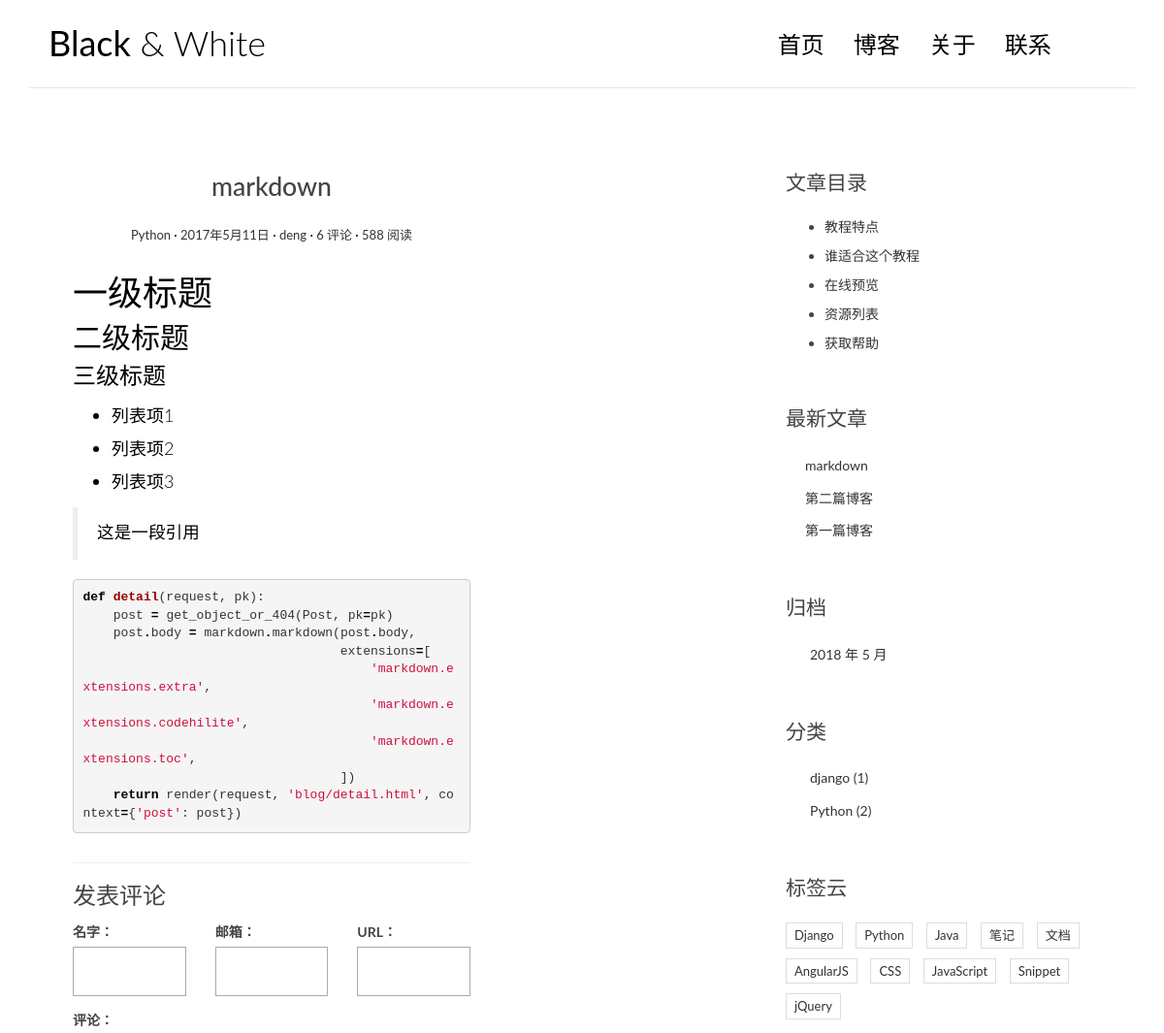
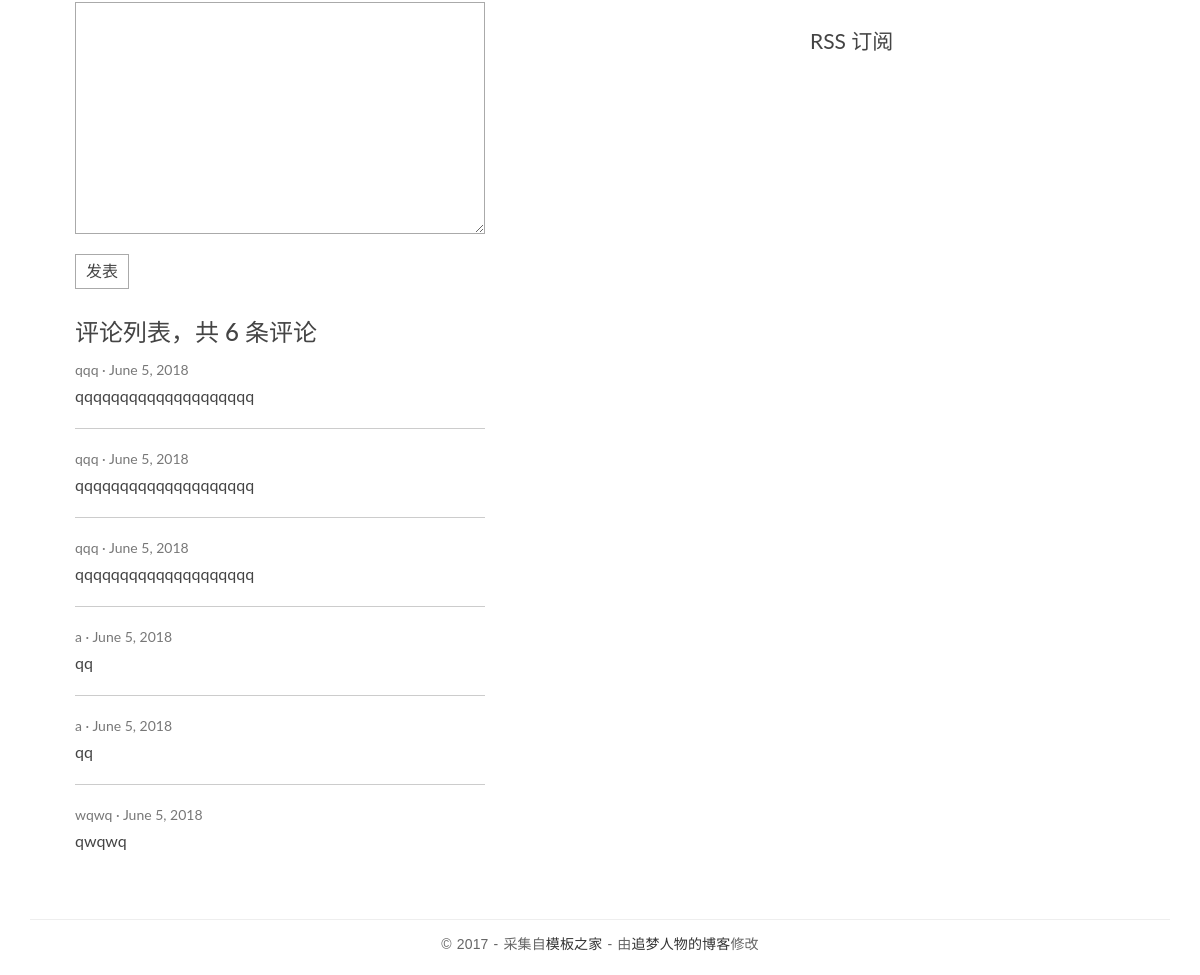
The app's page /post/4/ with its own data (2 pictures, top to bottom).
### blog/models.py (models this page shows, shortened)
class Post(models.Model):
    title = models.CharField(max_length=70)
    body = models.TextField()
    created_time = models.DateTimeField()
    modified_time = models.DateTimeField()
    excerpt = models.CharField(max_length=200, blank=True)
    category = models.ForeignKey(Category,on_delete=models.CASCADE)   #category是连接到文章那个表的，一个分类可以有很多个文章
    tags = models.ManyToManyField(Tag, blank=True)#同上，这是多对多
    author = models.ForeignKey(User,on_delete=models.CASCADE)#on_delete一定要加 新版本
    class Meta:
        ordering=['-created_time']

class Category(models.Model):
    name = models.CharField(max_length=100)

### comments/models.py (models this page shows, shortened)
class Comment(models.Model):
    name=models.CharField(max_length=100)
    created_time=models.DateField(auto_now_add=True)
    text = models.TextField()
    email = models.EmailField(max_length=255)
    url = models.URLField(blank=True)
    post=models.ForeignKey('blog.Post',on_delete=models.CASCADE)

### blog/views.py (the view)
# urls.py: path('post/<int:post_pk>/',views.detail, name='detail'),#这他妈的只能用下划线吗post_pk
def detail(request,post_pk):
    post1=Post.objects.annotate(comment_num=Count('comment'))####注意理解！！！！！！！！！！！！！！！！！！！！！！！！
    post = get_object_or_404(post1, pk=post_pk)###注意理解！！！！！！！！！！！！！
    post.body = markdown.markdown(post.body,
                                  extensions=[
                                     'markdown.extensions.extra',
                                     'markdown.extensions.codehilite',
                                     'markdown.extensions.toc',
                                  ])
    form = CommentForm()
    comment_list = post.comment_set.all()
    context = {'post': post,
               'form': form,
               'comment_list': comment_list
               }
    return render(request, 'blog/detail.html', context=context)

### comments/forms.py
class CommentForm(forms.ModelForm):
    class Meta:
        model = Comment
        fields = ['name', 'email', 'url', 'text']

### blog/templatetags/blog_tags.py (called while the page is built)
@register.simple_tag#修饰器的作用，加入功能
def get_recent_posts(num=5):
    return Post.objects.all()[:num]

@register.simple_tag
def archives():
    return Post.objects.dates('created_time', 'month', order='DESC')

@register.simple_tag
def get_categories():
    category_list = Category.objects.annotate(num_posts=Count('post'))#添加一个计数属性,QuerySet的方法中反向连接是直接用model的小写
    return category_list

### blog/templates/blog/detail.html (shortened to what this page needs)
{% extends 'base.html' %}
{% block main %}
    <main class="col-md-8">
        <article class="post post-{{post.pk}}">
            <header class="entry-header">
                <h1 class="entry-title">{{post.title}}</h1>
                <div class="entry-meta">
                    <span class="post-category"><a href="#">{{ post.category.name }}</a></span>
                    <span class="post-date"><a href="#"><time class="entry-date"
                                                              datetime="2012-11-09T23:15:57+00:00">2017年5月11日</time></a></span>
                    <span class="post-author"><a href="#">{{ post.author }}</a></span>
                    <span class="comments-link"><a href="#">{{post.comment_num}} 评论</a></span>
                    <span class="views-count"><a href="#">588 阅读</a></span>
                </div>
            </header>
            <div class="entry-content clearfix">
                {{ post.body|safe }}
            </div>
        </article>
        <section class="comment-area" id="comment-area">
            <hr>
            <h3>发表评论</h3>
            <form action="{% url 'comments:post_comment' post.pk %}" method="post" class="comment-form">
                <div class="row">
                    <div class="col-md-4">
                        <label for="{{ form.name.id_for_label }}">名字：</label>
                        {{ form.name }}
                    </div>
                    <div class="col-md-4">
                        <label for="{{ form.email.id_for_label }}">邮箱：</label>
                        {{ form.email }}
                    </div>
                    <div class="col-md-4">
                        <label for="{{ form.url.id_for_label }}">URL：</label>
                        {{ form.url }}
                    </div>
                    <div class="col-md-12">
                        <label for="{{ form.text.id_for_label }}">评论：</label>
                        {{ form.text }}
                        <button type="submit" class="comment-btn">发表</button>
                    </div>
                </div>
            </form>
            <div class="comment-list-panel">
                <h3>评论列表，共 <span>{{post.comment_num}}</span> 条评论</h3>
                <ul class="comment-list list-unstyled">
                    {% for comment in comment_list %}
                    <li class="comment-item">
                        <span class="nickname">{{comment.name}}</span>
                        <time class="submit-date" datetime="2012-11-09T23:15:57+00:00">{{comment.created_time}}</time>
                        <div class="text">
                            {{comment.text}}
                        </div>
                    </li>
                    {% empty %}
                    暂无评论
                    {% endfor %}
                </ul>
            </div>
        </section>
    </main>
{% endblock main %}
        {% block toc %}
        <div class="widget widget-content">
            <h3 class="widget-title">文章目录</h3>
            <ul>
                <li>
                    <a href="#">教程特点</a>
                </li>
                <li>
                    <a href="#">谁适合这个教程</a>
                </li>
                <li>
                    <a href="#">在线预览</a>
                </li>
                <li>
                    <a href="#">资源列表</a>
                </li>
                <li>
                    <a href="#">获取帮助</a>
                </li>
            </ul>
        </div>
        {% endblock toc %}

### blog/templates/base.html (shortened to what this page needs)
{% load staticfiles %}
{% load blog_tags %}
<!DOCTYPE html>
<html>
<head>
    <link rel="stylesheet" href="{% static 'blog/css/bootstrap.min.css' %}">
    <link rel="stylesheet" href="http://code.ionicframework.com/ionicons/2.0.1/css/ionicons.min.css">
    <link rel="stylesheet" href="{% static 'blog/css/pace.css' %}">
    <link rel="stylesheet" href="{% static 'blog/css/custom.css' %}">
    <link rel="stylesheet" href="{% static 'blog/css/highlights/github.css' %}">
</head>
<body>
<div class="container">
    <header id="site-header">
        <div class="row">
            <div class="col-md-4 col-sm-5 col-xs-8">
                <div class="logo">
                    <h1><a href="index.html"><b>Black</b> &amp; White</a></h1>
                </div>
            </div>
            <div class="col-md-8 col-sm-7 col-xs-4">
                <nav class="main-nav" role="navigation">
                    <div class="collapse navbar-collapse" id="bs-example-navbar-collapse-1">
                        <ul class="nav navbar-nav navbar-right">
                            <li class="cl-effect-11"><a href="index.html" data-hover="首页">首页</a></li>
                            <li class="cl-effect-11"><a href="full-width.html" data-hover="博客">博客</a></li>
                            <li class="cl-effect-11"><a href="about.html" data-hover="关于">关于</a></li>
                            <li class="cl-effect-11"><a href="contact.html" data-hover="联系">联系</a></li>
                        </ul>
                    </div>
                </nav>
            </div>
        </div>
    </header>
</div>
<div class="content-body">
    <div class="container">
        <div class="row">
            <main class="col-md-8">
                {% block main %}
                {% endblock main %}
            </main>
            <aside class="col-md-4">
                {% block toc %}
                {% endblock toc %}
                <div class="widget widget-recent-posts">
                    <h3 class="widget-title">最新文章</h3>
                    {% get_recent_posts as recent_post_list %}
                    <ul>
                        {% for post in recent_post_list %}
                        <li>
                            <a href="{%url 'blog:detail' post.pk%}">{{post.title}}</a>
                        </li>
                        {% empty %}
                        暂无文章！
                        {% endfor %}
                    </ul>
                </div>
                <div class="widget widget-archives">
                    <h3 class="widget-title">归档</h3>
                    {% archives as date_list %}
                    <ul>
                        {% for date in date_list %}
                        <li>
                            <a href="{% url 'blog:archives' date.year date.month %}">{{ date.year }} 年 {{ date.month }} 月</a>
                        </li>
                        {% empty %}
                        暂无归档！
                        {% endfor %}
                    </ul>
                </div>
                <div class="widget widget-category">
                    <h3 class="widget-title">分类</h3>
                    {% get_categories as category_list %}
                    <ul>
                        {% for category in category_list %}
                        <li>
                            <a href="{% url 'blog:category' category.pk%}">{{ category.name }} ({{ category.num_posts }})</a>
                        </li>
                        {% empty %}
                        暂无分类！
                        {% endfor %}
                  </ul>
                </div>
                <div class="widget widget-tag-cloud">
                    <h3 class="widget-title">标签云</h3>
                    <ul>
                        <li>
                            <a href="#">Django</a>
                        </li>
                        <li>
                            <a href="#">Python</a>
                        </li>
                        <li>
                            <a href="#">Java</a>
                        </li>
                        <li>
                            <a href="#">笔记</a>
                        </li>
                        <li>
                            <a href="#">文档</a>
                        </li>
                        <li>
                            <a href="#">AngularJS</a>
                        </li>
                        <li>
                            <a href="#">CSS</a>
                        </li>
                        <li>
                            <a href="#">JavaScript</a>
                        </li>
                        <li>
                            <a href="#">Snippet</a>
                        </li>
                        <li>
                            <a href="#">jQuery</a>
                        </li>
                    </ul>
                </div>
                <div class="rss">
                    <a href=""> RSS 订阅</a>
                </div>
            </aside>
        </div>
    </div>
</div>
<footer id="site-footer">
    <div class="container">
        <div class="row">
            <div class="col-md-12">
                <p class="copyright">&copy 2017 - 采集自<a href="http://www.cssmoban.com/"
                                                        target="_blank" title="模板之家">模板之家</a>
                    - 由<a href="http://zmrenwu.com/" title="网页模板" target="_blank">追梦人物的博客</a>修改
                </p>
            </div>
        </div>
    </div>
</footer>
</body>
</html>

### blog/static/blog/css/custom.css (style rules this page uses)
* { outline: none; }
h1, h2, h3, h4, h5, h6 { margin-top: 0; }
b { font-weight: 400; }
a { color: #333; }
body { color: #444; font-family: 'Lato', sans-serif; }
p { font-family: 'Ubuntu', sans-serif; font-weight: 400; word-spacing: 1px; letter-spacing: 0.01em; }
#site-header { background-color: #FFF; padding: 25px 20px; margin-bottom: 40px; border-bottom: 1px solid #e7e7e7; }
.logo h1 a { color: #000; }
.logo h1 { margin: 0; font-family: 'Lato', sans-serif; font-weight: 300; }
.main-nav { margin-top: 11px; max-width: 95%; }
.main-nav a { color: #000000 !important; padding: 0 0 5px 0 !important; margin-right: 30px; font-family: 'Lato', sans-serif; font-weight: 300; font-size: 24px; }
.cl-effect-11 a { padding: 10px 0; color: #0972b4; text-shadow: none; }
.cl-effect-11 a::before { position: absolute; top: 0; left: 0; overflow: hidden; padding: 0 0 5px 0 !important; max-width: 0; border-bottom: 1px solid #000; color: #000; content: attr(data-hover); white-space: nowrap; -webkit-transition: max-width 0.5s; -moz-transition: max-width 0.5s; transition: max-width 0.5s; }
.content-body { padding-bottom: 4em; }
.post { background: #fff; padding: 30px 30px 0; }
.entry-title { text-align: center; font-size: 1.9em; margin-bottom: 20px; line-height: 1.6; padding: 10px 20px 0; }
.entry-meta { text-align: center; color: #DDDDDD; font-size: 13px; margin-bottom: 30px; }
.entry-content { font-size: 18px; line-height: 1.9; font-weight: 300; color: #000; }
.post-category::after, .post-date::after, .post-author::after, .comments-link::after { content: ' ·'; color: #000; }
.widget { background: #fff; padding: 30px 0 0; }
.widget-title { font-size: 1.5em; margin-bottom: 20px; line-height: 1.6; padding: 10px 0 0; font-weight: 400; }
.widget-recent-posts ul { padding: 0; margin: 0; padding-left: 20px; }
.widget-recent-posts ul li { list-style-type: none; position: relative; line-height: 170%; margin-bottom: 10px; }
.widget-recent-posts ul li::before { content: '\f3d3'; font-family: "Ionicons"; position: absolute; left: -17px; top: 3px; font-size: 16px; color: #000; }
.widget-archives ul { padding: 0; margin: 0; padding-left: 25px; }
.widget-archives ul li { list-style-type: none; position: relative; line-height: 170%; margin-bottom: 10px; }
.widget-archives ul li::before { content: '\f3f3'; font-family: "Ionicons"; position: absolute; left: -25px; top: 1px; font-size: 16px; color: #000; }
.widget-category ul { padding: 0; margin: 0; padding-left: 25px; }
.widget-category ul li { list-style-type: none; position: relative; line-height: 170%; margin-bottom: 10px; }
.widget-category ul li::before { content: '\f3fe'; font-family: "Ionicons"; position: absolute; left: -25px; top: 1px; font-size: 18px; color: #000; }
.widget-tag-cloud ul { padding: 0; margin: 0; margin-right: -10px; }
.widget-tag-cloud ul li { list-style-type: none; font-size: 13px; display: inline-block; margin-right: 10px; margin-bottom: 10px; padding: 3px 8px; border: 1px solid #ddd; }
.widget-content ul li { margin-bottom: 10px; }
.rss { font-size: 21px; margin-top: 30px; }
.rss a { color: #444; }
#site-footer { padding-top: 10px; padding: 0 0 1.5em 0; }
.copyright { text-align: center; padding-top: 1em; margin: 0; border-top: 1px solid #eee; color: #666; }
.contact-form input, .comment-form input { border: 1px solid #aaa; margin-bottom: 15px; width: 100%; padding: 15px 15px; font-size: 16px; line-height: 100%; transition: 0.4s border-color linear; }
.contact-form textarea, .comment-form textarea { border: 1px solid #aaa; margin-bottom: 15px; width: 100%; padding: 15px 15px; font-size: 16px; line-height: 20px !important; min-height: 183px; transition: 0.4s border-color linear; }
.comment-area { padding: 0 30px 0; }
.comment-form { margin-top: 15px; }
.comment-form .comment-btn { background-color: #fff; border: 1px solid #aaa; font-size: 16px; padding: 5px 10px; }
.comment-list-panel { margin-top: 30px; }
.comment-list { margin-top: 15px; }
.comment-item:not(:last-child) { border-bottom: 1px #ccc solid; margin-bottom: 20px; padding-bottom: 20px; }
.comment-item .nickname, .comment-item .submit-date { color: #777; font-size: 14px; }
.comment-item .nickname:after { content: ' ·'; }
.comment-item .text { padding-top: 5px; font-size: 16px; }

### blog/static/blog/css/highlights/github.css (style rules this page uses)
.codehilite .k { color: #000000; font-weight: bold }
.codehilite .o { color: #000000; font-weight: bold }
.codehilite .nf { color: #990000; font-weight: bold }
.codehilite .w { color: #bbbbbb }
.codehilite .s1 { color: #d01040 }

### records on screen
Post: title "markdown", category.name "Python", author "deng", comment_num "6", body "一级标题 二级标题 三级标题 列表项1 列表项2 列表项3 这是一段引用 def detail ( request , pk ): post = get_object_or_404 ( Post , pk = pk ) post . body = markdown . markdown ( post . body , extensions = [ 'markdown.extensions.extra' , 'markdown.extensions.codehilite' , 'markdown.extensions.toc' , ]) return render ( request , 'blog/detail.html' , context = { 'post' : post })"
Comment: name "qqq", created_time "June 5, 2018", text "qqqqqqqqqqqqqqqqqqqq"
Comment: name "qqq", created_time "June 5, 2018", text "qqqqqqqqqqqqqqqqqqqq"
Comment: name "qqq", created_time "June 5, 2018", text "qqqqqqqqqqqqqqqqqqqq"
Comment: name "a", created_time "June 5, 2018", text "qq"
Comment: name "a", created_time "June 5, 2018", text "qq"
Comment: name "wqwq", created_time "June 5, 2018", text "qwqwq"
Post: title "第二篇博客"
Post: title "第一篇博客"
Category: name "django", num_posts "1"
Category: name "Python", num_posts "2"

### other values on screen
{{ date.year }} "2018"
{{ date.month }} "5"
